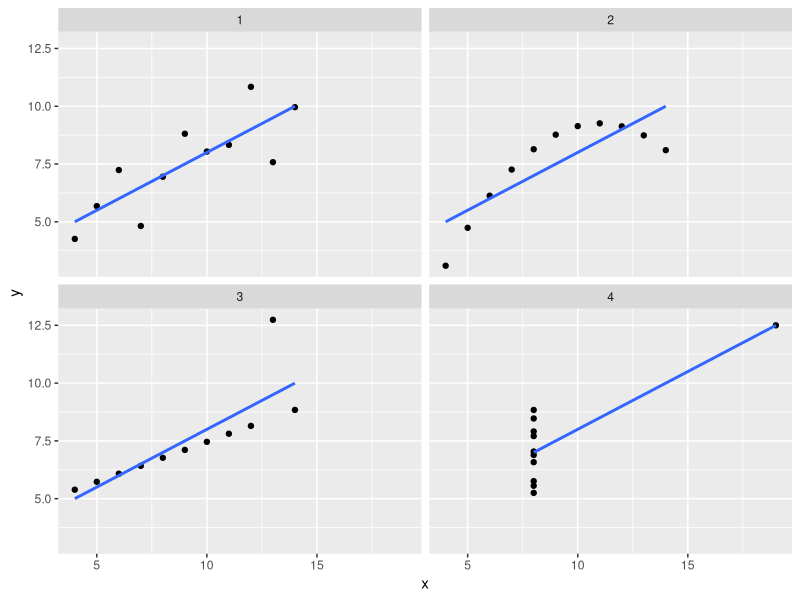

This figure's R source:
# 라이브러리
library(tidyverse)
library(ggplot2)

# 내장데이터 
df <- anscombe

# 데이터 정리
## tidy format으로 변환하기
df_tidy <- df %>%
  mutate(obs = row_number()) %>%
  pivot_longer(cols = -obs,
               names_to = "key",
               values_to = "value")

### key열을 영어와 숫자 분리하기
df_tidy <- df_tidy %>%
  separate_wider_position(cols = key, widths = c(variable = 1, set = 1))


## untidy format으로 변환하기
df_tidy <- df_tidy %>%
  pivot_wider(names_from = variable, values_from = value)


### 한번에 표현하기
df_tidy <- df %>%
  mutate(obs = row_number()) %>%
  pivot_longer(cols = -obs,
               names_to = "key",
               values_to = "value") %>%
  separate_wider_position(cols = key,
                          widths = c(variable = 1, set = 1)) %>%
  pivot_wider(names_from = variable,
              values_from = value)




# 통계값 추출
df_tidy %>%
  group_by(set) %>%
  summarize(mean_x = mean(x),
            mean_y = mean(y),
            var_x = var(x),
            var_y = var(y),
            sd_x = sd(x),
            sd_y = sd(y),
            cor = cor(x, y)
  )


# 그래프 생성
df_tidy %>%
  ggplot(aes(x,y)) +
  geom_point() +
  facet_wrap(~ set, ncol = 2) +
  geom_smooth(method = "lm", se = F)


## end of scrips ####